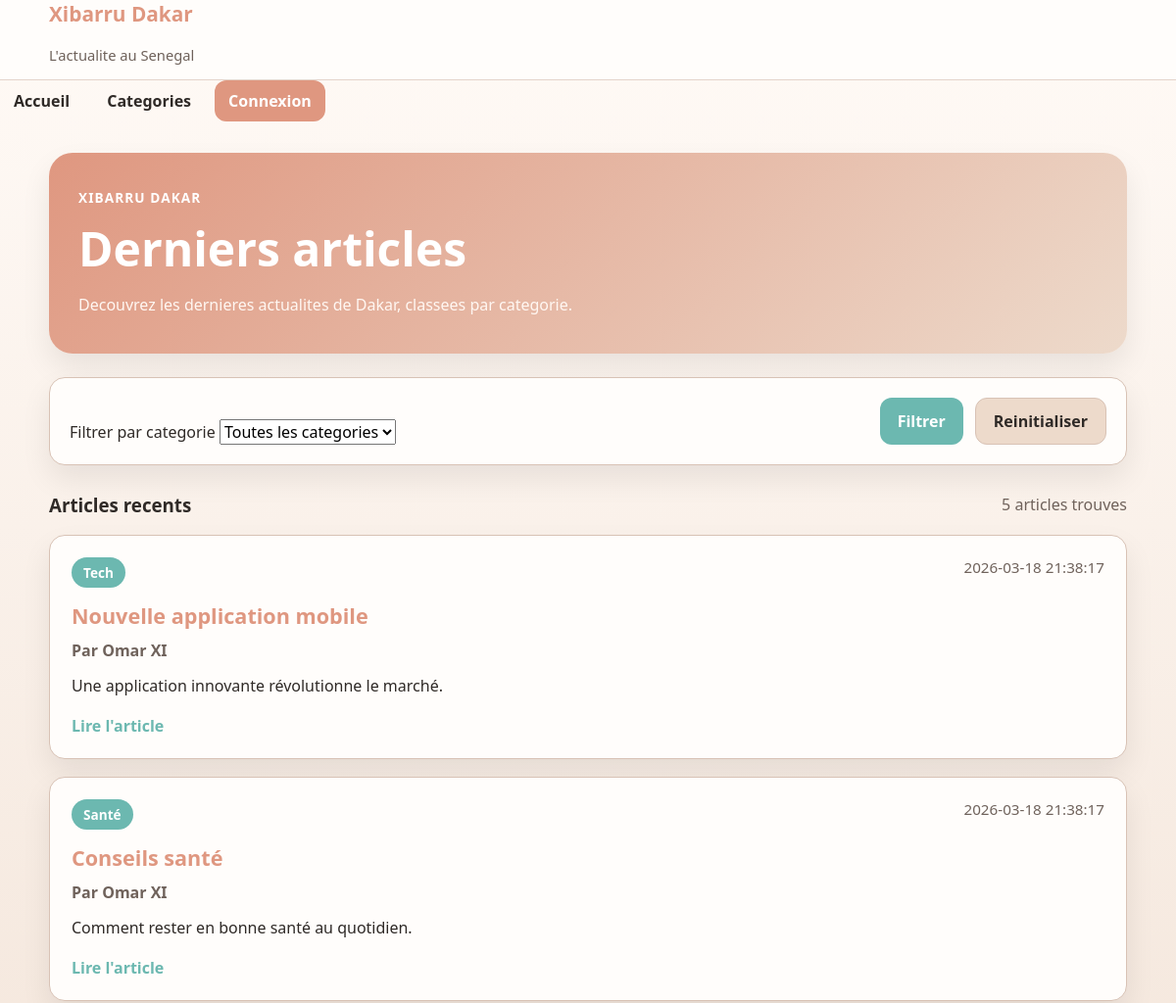
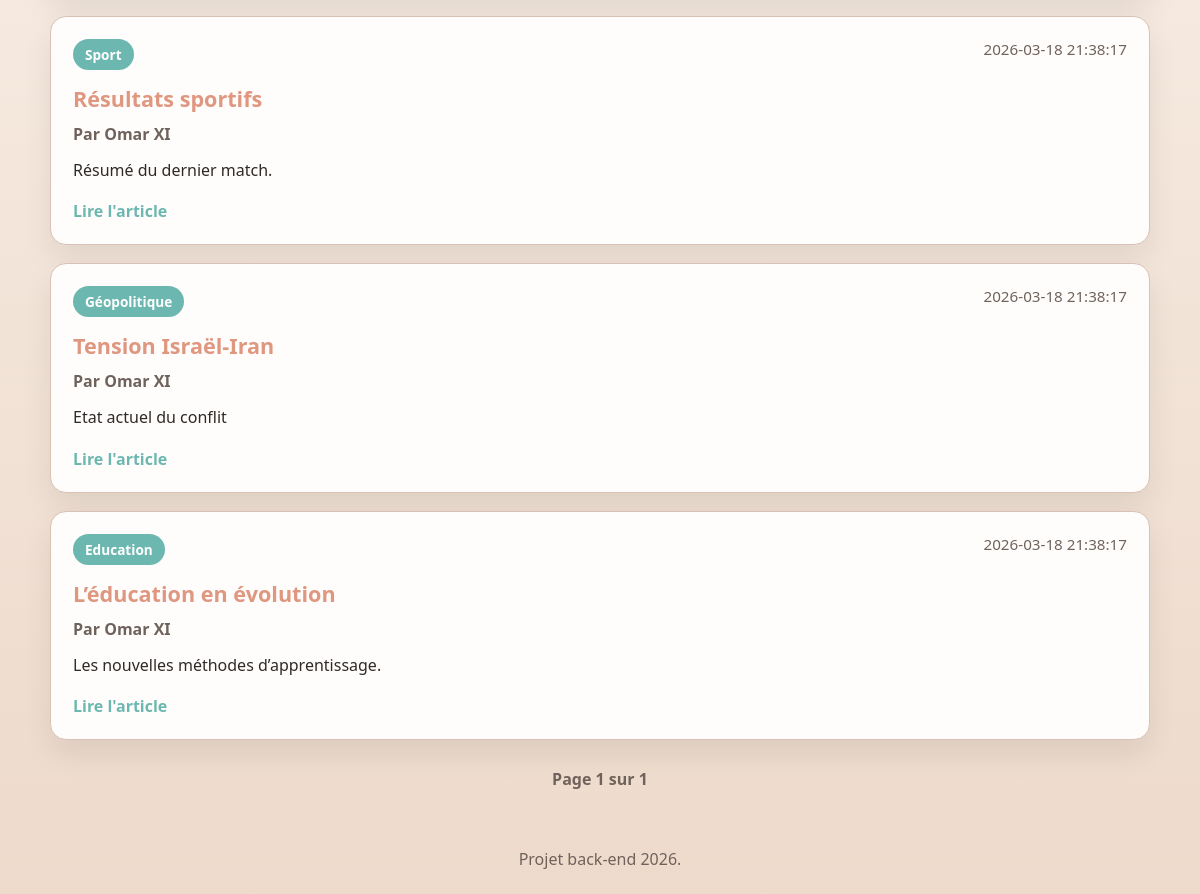
/accueil.php, run on an earlier commit of the app's database (2 pictures, top to bottom).
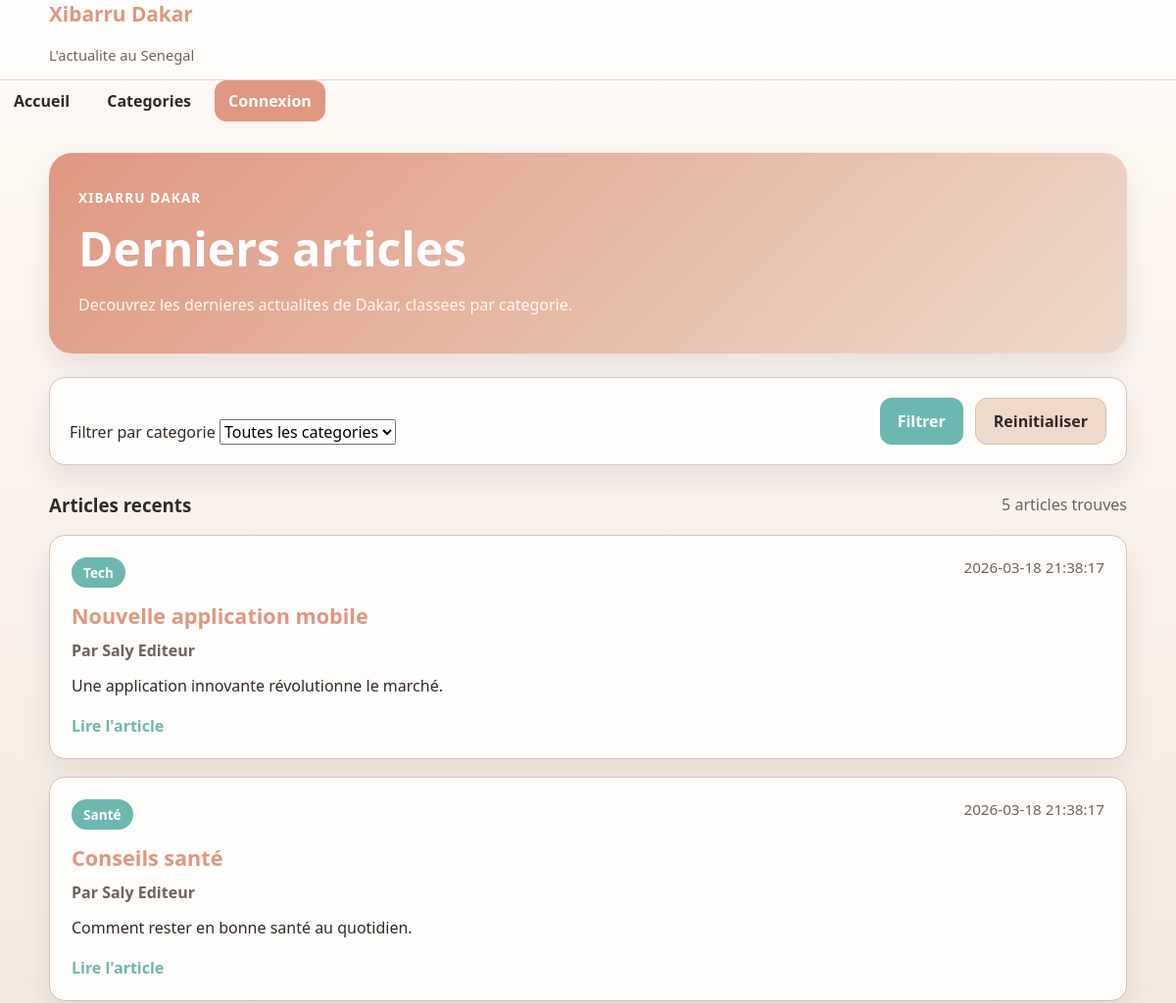
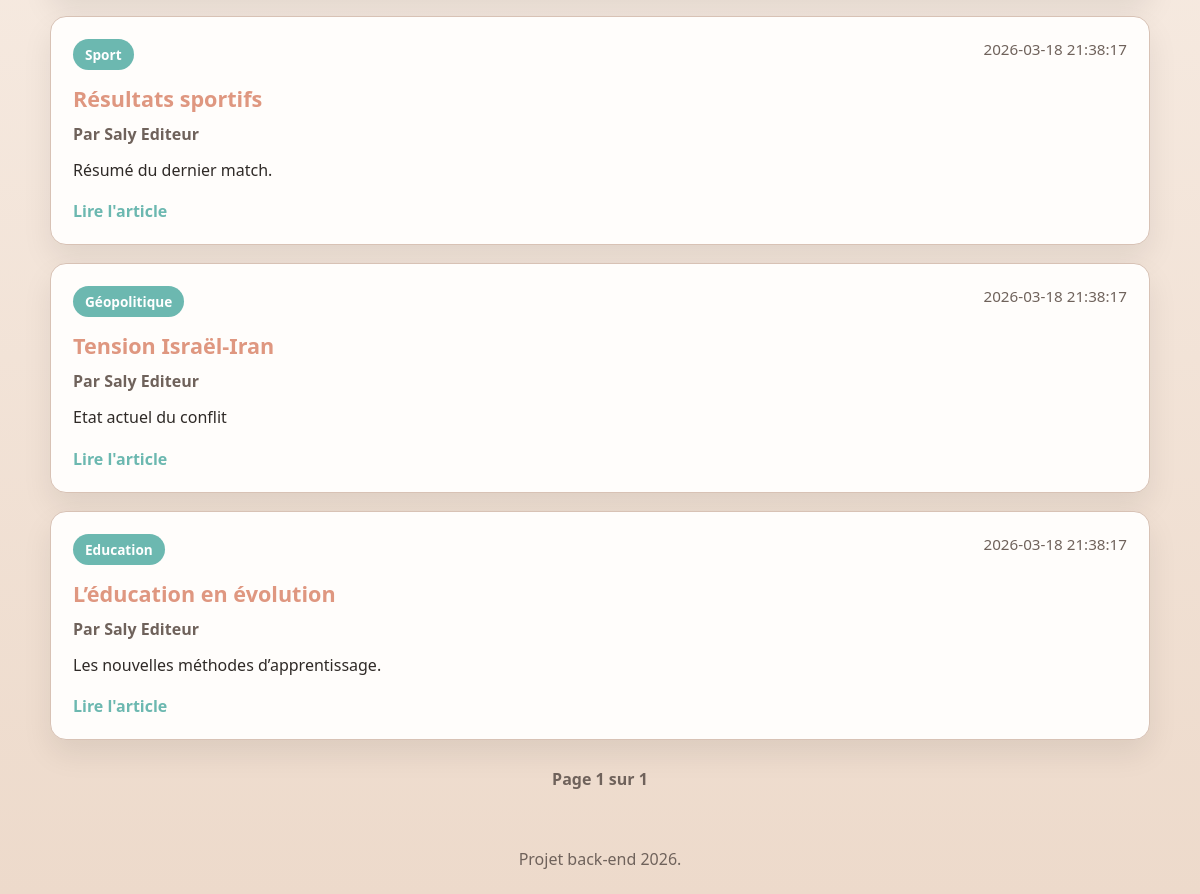
And on a later commit of the database (2 pictures, top to bottom).
### tables this page shows
CREATE TABLE articles (
    id INT AUTO_INCREMENT PRIMARY KEY,
    titre VARCHAR(255) NOT NULL,
    description_courte TEXT NOT NULL,
    contenu LONGTEXT NOT NULL,
    categorie_id INT NOT NULL,
    auteur_id INT NOT NULL,
    date_publication DATETIME NOT NULL DEFAULT CURRENT_TIMESTAMP,
    FOREIGN KEY (categorie_id) REFERENCES categories(id) ON DELETE RESTRICT,
    FOREIGN KEY (auteur_id) REFERENCES utilisateurs(id) ON DELETE RESTRICT
);

CREATE TABLE utilisateurs (
    id INT AUTO_INCREMENT PRIMARY KEY,
    prenom VARCHAR(100) NOT NULL,
    nom VARCHAR(100) NOT NULL,
    login VARCHAR(100) NOT NULL UNIQUE,
    mot_de_passe VARCHAR(255) NOT NULL,
    role ENUM('editeur','administrateur') NOT NULL
);

CREATE TABLE categories (
    id INT AUTO_INCREMENT PRIMARY KEY,
    nom VARCHAR(100) NOT NULL UNIQUE
);

### includes/functions.php (called while the page is built, shortened)
<?php
function e(?string $value): string
{
    return htmlspecialchars((string) $value, ENT_QUOTES, 'UTF-8');
}
function url(string $path): string
{
    return APP_BASE_PATH . $path;
}

### accueil.php (the view, shortened to what the changed rows need)
<?php
require_once __DIR__ . '/includes/bootstrap.php';
$pdo = getPDO();
$categoryId = filter_input(INPUT_GET, 'categorie', FILTER_VALIDATE_INT) ?: null;
$page = filter_input(INPUT_GET, 'page', FILTER_VALIDATE_INT) ?: 1;
$perPage = 5;
if ($categoryId) {
    $countStmt = $pdo->prepare('SELECT COUNT(*) FROM articles WHERE categorie_id = :categorie_id');
    $countStmt->execute(['categorie_id' => $categoryId]);
} else {
    $countStmt = $pdo->query('SELECT COUNT(*) FROM articles');
}
$total = (int) $countStmt->fetchColumn();
$pagination = paginate($total, $perPage, $page);
if ($categoryId) {
    $stmt = $pdo->prepare(
        'SELECT a.id, a.titre, a.description_courte, a.date_publication, c.nom AS categorie, u.prenom, u.nom
         FROM articles a
         INNER JOIN categories c ON c.id = a.categorie_id
         INNER JOIN utilisateurs u ON u.id = a.auteur_id
         WHERE a.categorie_id = :categorie_id
         ORDER BY a.date_publication DESC
         LIMIT :limit OFFSET :offset'
    );
    $stmt->bindValue(':categorie_id', $categoryId, PDO::PARAM_INT);
    $stmt->bindValue(':limit', $perPage, PDO::PARAM_INT);
    $stmt->bindValue(':offset', $pagination['offset'], PDO::PARAM_INT);
    $stmt->execute();
} else {
    $stmt = $pdo->prepare(
        'SELECT a.id, a.titre, a.description_courte, a.date_publication, c.nom AS categorie, u.prenom, u.nom
         FROM articles a
         INNER JOIN categories c ON c.id = a.categorie_id
         INNER JOIN utilisateurs u ON u.id = a.auteur_id
         ORDER BY a.date_publication DESC
         LIMIT :limit OFFSET :offset'
    );
    $stmt->bindValue(':limit', $perPage, PDO::PARAM_INT);
    $stmt->bindValue(':offset', $pagination['offset'], PDO::PARAM_INT);
    $stmt->execute();
}
$articles = $stmt->fetchAll();
require __DIR__ . '/entete.php';
?>
<section class="home-hero">
    <div class="home-hero__content">
        <h2>Derniers articles</h2>
    </div>
</section>
<section class="articles">
    <?php if (!$articles): ?>
        <section class="empty-state">
            <h3>Aucun article trouve</h3>
            <p>Essaie une autre categorie ou ajoute du contenu depuis l'espace editeur.</p>
        </section>
    <?php else: ?>
        <div class="articles__grid">
            <?php foreach ($articles as $article): ?>
                <article class="article-card">
                    <div class="article-card__top">
                        <span class="badge"><?= e($article['categorie']) ?></span>
                        <span class="article-card__date"><?= e($article['date_publication']) ?></span>
                    </div>
                    <h3 class="article-card__title">
                        <a href="<?= e(url('/articles/voir.php?id=' . (string) $article['id'])) ?>"><?= e($article['titre']) ?></a>
                    </h3>
                    <p class="article-card__author">Par <?= e($article['prenom'] . ' ' . $article['nom']) ?></p>
                    <p class="article-card__excerpt">
                        <?= nl2br(e($article['description_courte'])) ?>
                    </p>
                    <a href="<?= e(url('/articles/voir.php?id=' . (string) $article['id'])) ?>" class="article-card__link">Lire l'article</a>
                </article>
            <?php endforeach; ?>
        </div>
    <?php endif; ?>
</section>
<?php require __DIR__ . '/includes/footer.php'; ?>

What changed in the data, as far as the page shows it:
changed through a linked row, articles "Nouvelle application mobile": auteur.nom "Omar XI" → "Saly Editeur"
changed through a linked row, articles "Conseils santé": auteur.nom "Omar XI" → "Saly Editeur"
changed through a linked row, articles "Résultats sportifs": auteur.nom "Omar XI" → "Saly Editeur"
changed through a linked row, articles "Tension Israël-Iran": auteur.nom "Omar XI" → "Saly Editeur"
changed through a linked row, articles "L’éducation en évolution": auteur.nom "Omar XI" → "Saly Editeur"
